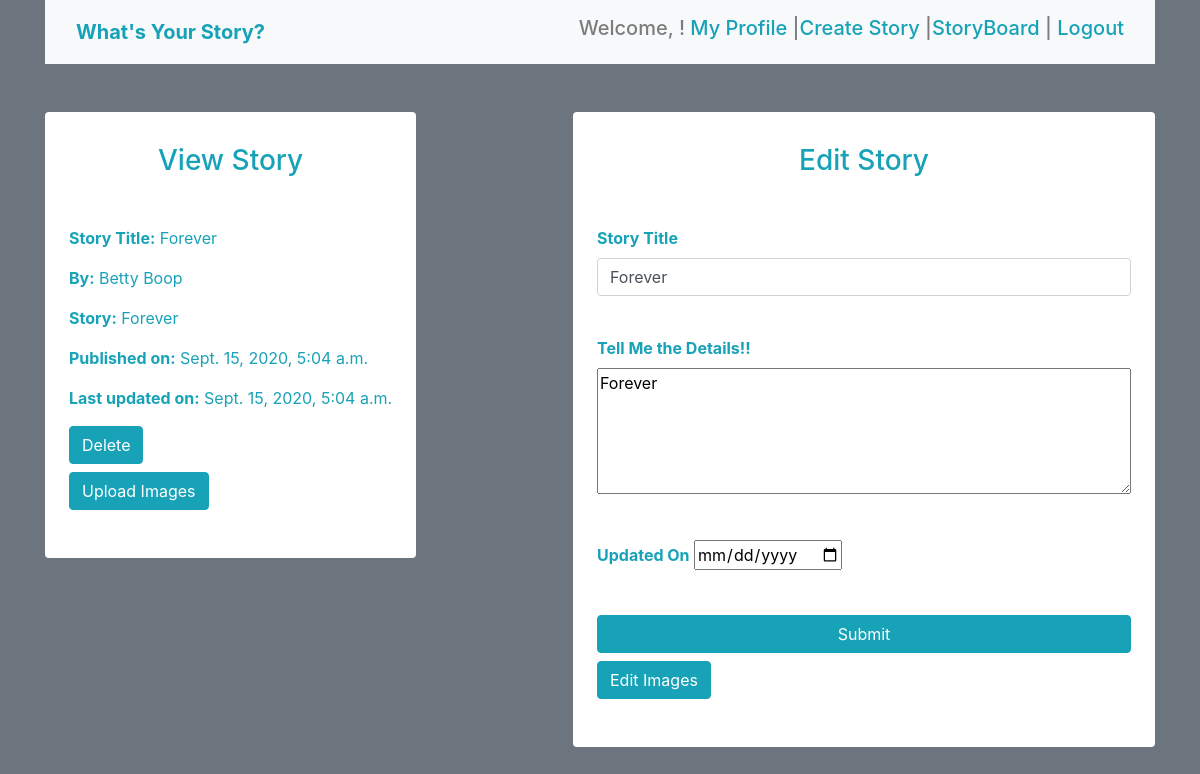
Screenshot of /stories/1/edit (signed in) with the database file from the repository.
### whats_your_story_app/models.py (models this page shows, shortened)
class Story(models.Model):
    story_title = models.CharField(max_length = 255)
    desc = models.TextField(max_length = 2000)
    published_by = models.ForeignKey(User, related_name="stories_created", on_delete = models.CASCADE)
    users_who_like = models.ManyToManyField(User, related_name="liked_stories")
    created_at = models.DateTimeField(auto_now_add=True)
    updated_at = models.DateTimeField(auto_now=True)
    objects =StoryManager()

class User(models.Model):
    first_name = models.CharField(max_length = 45)
    last_name = models.CharField(max_length = 45)
    birthdate = models.DateField(null=True)
    email = models.CharField(max_length = 60)
    password = models.CharField(max_length = 255)
    created_at = models.DateTimeField(auto_now_add=True)
    updated_at = models.DateTimeField(auto_now=True)
    objects = UserManager()

### whats_your_story_app/views.py (the view)
# urls.py: path('stories/<int:id>/edit', views.edit, name ='edit'),
def edit(request, id):
    current_user = User.objects.get(id=request.session['id'])
    story = Story.objects.get(id=id)
    if request.method == "GET":
        context = {
            'current_user': current_user,
            'story' : story
        }
        return render(request, 'story_edit.html', context)
    if request.method == "POST":
        story.story_title = request.POST['story_title']
        story.desc = request.POST['desc']
        story.save()
        return redirect(f'/stories/{story.id}/story')

### whats_your_story_app/templates/story_edit.html (shortened to what this page needs)
<!DOCTYPE html>
<html lang="en">
<head>
    <link rel="stylesheet" href="https://stackpath.bootstrapcdn.com/bootstrap/4.3.1/css/bootstrap.min.css">
</head>
<body class='container text-info bg-secondary'>
    <nav class="navbar navbar-expand-lg navbar-light bg-light">
        <div class="container">
            <a class="navbar-brand font-weight-bold text-info" href="#">What's Your Story?</a>
            <div class="collapse navbar-collapse" id="navbarText">
                <span class="navbar-text h5">
                    Welcome, {{request.session.user}} ! <a href="/profile" role="button" class="ml-auto text-info">My Profile </a>|<a href="/stories/create"role="button" class="ml-auto text-info">Create Story </a> |<a class="ml-auto text-info" href="/all_stories">StoryBoard</a> |  <a href="/stories/logout" role="button" class="ml-auto text-info">Logout</a>
                </span>
            </div>
        </div>
    </nav>
    <div class="row">
        <div class="col mb-5">
            <div class="d-inline-block mt-5 px-4 pb-5 pt-3 rounded bg-white">
                <form method="POST" action="{{ 'story' }}" enctype="multipart/form-data" autocomplete="off">
                    <h3 class="text-center text-info pt-3 mb-5">View Story</h3>
                    <p><b>Story Title:</b> {{story.story_title}}</p>
                    <p><b>By:</b> {{story.published_by.first_name}} {{story.published_by.last_name}}</p>
                    <p><b>Story:</b> {{story.desc}}</p>
                    <p><b>Published on:</b> {{story.published_by.created_at}}</p>
                    <p><b>Last updated on:</b> {{story.published_by.updated_at}}</p>
                    <a class="btn btn-info mb-2 btn-inline" href="/stories/{{story.id}}/delete" role="button">Delete</a>
                </form>
                <a class="btn btn-info btn-inline-block" href="/stories/{{story.id}}/upload" role="button">Upload Images</a>
            </div>
        </div>
        <div class="col mb-5">
            <div class="d-inline-block mt-5 px-4 pb-5 pt-3 rounded bg-white">
                <form action="/stories/{{story.id}}/edit" method="POST" enctype="multipart/form-data" autocomplete="off">
                    <h3 class="text-center text-info pt-3 mb-5">Edit Story</h2>
                    <div class="form-group">
                        <label for="story_title"><b>Story Title</b></label>
                        <input type="text" class="form-control" value="{{story.story_title}}" name="story_title">
                    </div>
                    <br>
                    <div class="form-group ">
                        <label for="desc"><b>Tell Me the Details!!</b></label>
                        <textarea class="form-controlmb-3 " value="{{story.desc}}" name="desc" id="desc" cols="50"rows="5">{{story.desc}}</textarea>
                    </div>
                    <br>
                    <div class="form-group">
                        <label for="updated_at"><b>Updated On</b></label>
                        <input type="date" class="form-controlmb-3" value="{{story.updated_at}}" name="updated_on">
                    </div>
                    <br>
                    <button class="btn btn-info btn-block mb-2">Submit</button>
                    <a class="btn btn-info btn-inline-block" href="/stories/{{story.id}}/upload" role="button">Edit Images</a>
                </form>
            </div>
        </div>
    </div>
</body>
</html>

### rows the page displays
Story: story_title "Forever", published_by.first_name "Betty", published_by.last_name "Boop", desc "Forever", published_by.created_at "Sept. 15, 2020, 5:04 a.m.", published_by.updated_at "Sept. 15, 2020, 5:04 a.m."
